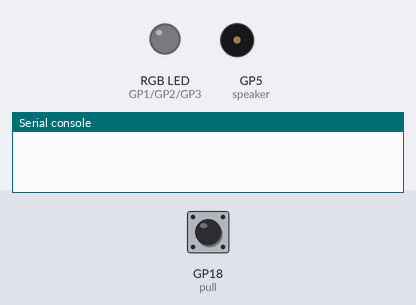
Simulated run of this program. Board: Raspberry Pi Pico running MicroPython. Shown: an RGB LED mixed from three pins (HIGH = lit), buzzer (waves = sounding), the last lines printed to the serial console. The test bench sets the inputs (shaded band); at power-on: GP18 (pull) HIGH.

Above: at 1.2 s.
1.3 s: GP18 (pull) pulled LOW for 0.15 s
At 2.1 s:
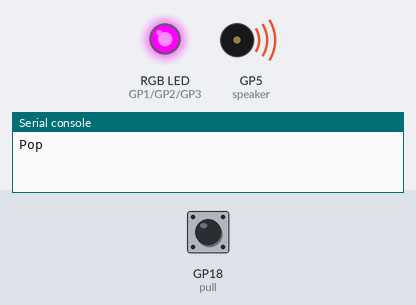
3.7 s: GP18 (pull) pulled LOW for 1 s
At 5.9 s:
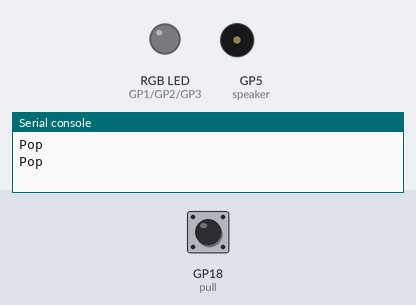
7.0 s: GP18 (pull) pulled LOW for 3.2 s
At 10.8 s:
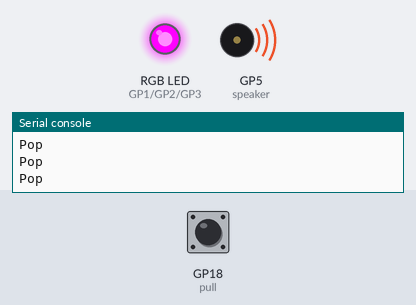
Timing chart, 0 to 12.5 s (numbered marks = the images above; inputs shaded):
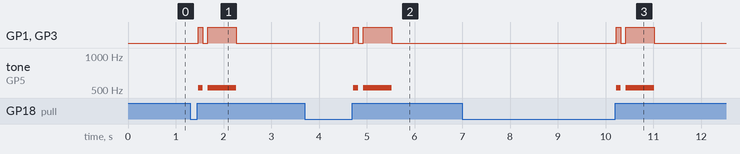

The program:

party_popper.py
```python
from picozero import RGBLED, Speaker, Switch
from time import sleep

rgb = RGBLED(red=1, green=2, blue=3) # pin numbers
pull = Switch(18)
speaker = Speaker(5)

def pop():
    print("Pop") # print to the shell
    rgb.color = (255, 0, 255) # purple
    speaker.play(523, 0.1) # 523 = note C4, 0.1 seconds
    rgb.color = (0, 0, 0) # led no colour - off
    sleep(0.1)
    rgb.color = (255, 0, 255) # purple
    speaker.play(523, 0.6) # note C4, 0.6 seconds
    rgb.off()

pull.when_opened = pop # The pop function will be called when the pull switch is opened
```

Measured:
- after the input at 1.3 s, GP1 (red), GP3 (blue): LOW → HIGH after 0.17 s, → LOW 0.10 s later, → HIGH 0.10 s later, → LOW 0.60 s later; tone on GP5 (speaker): silent → 523 Hz after 0.17 s, → silent 0.10 s later, → 523 Hz 0.10 s later, → silent 0.60 s later
- after the input at 3.7 s, GP1 (red), GP3 (blue): LOW → HIGH after 1.0 s, → LOW 0.10 s later, → HIGH 0.10 s later, → LOW 0.60 s later; tone on GP5 (speaker): silent → 523 Hz after 1.0 s, → silent 0.10 s later, → 523 Hz 0.10 s later, → silent 0.60 s later
- after the input at 7.0 s, GP1 (red), GP3 (blue): LOW → HIGH after 3.2 s, → LOW 0.10 s later, → HIGH 0.10 s later, → LOW 0.60 s later; tone on GP5 (speaker): silent → 523 Hz after 3.2 s, → silent 0.10 s later, → 523 Hz 0.10 s later, → silent 0.60 s later
